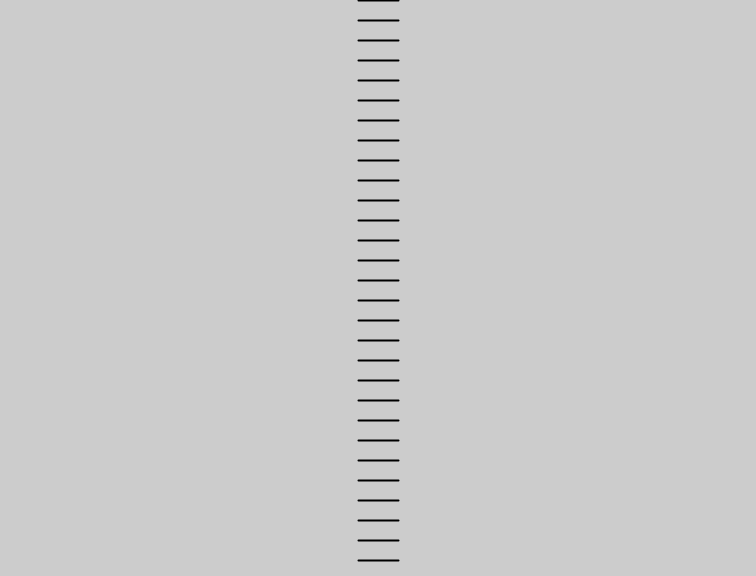
Frame 1 (no input)
Frame 60 (the mouse pressed at the canvas centre just before this capture): identical to frame 1, image omitted
Frame 120 (the mouse held since frame 60 and released just before this capture): identical to frame 1, image omitted

The Processing sketch that drew this single still picture (run headless with seeded random() and noise(); from frame 60 on, the mouse is pressed at the canvas centre):

// Processing sketch: B_Line
// ── B_Line.pde

int gridSize = 20;

void setup() {
  size(756, 576);
  strokeWeight(2);
}

void draw() {

  background(204);
  
  for (int y = 0; y <= height; y+=gridSize) {
    line(width/2-20, y, width/2+20, y);
  }
  
}
